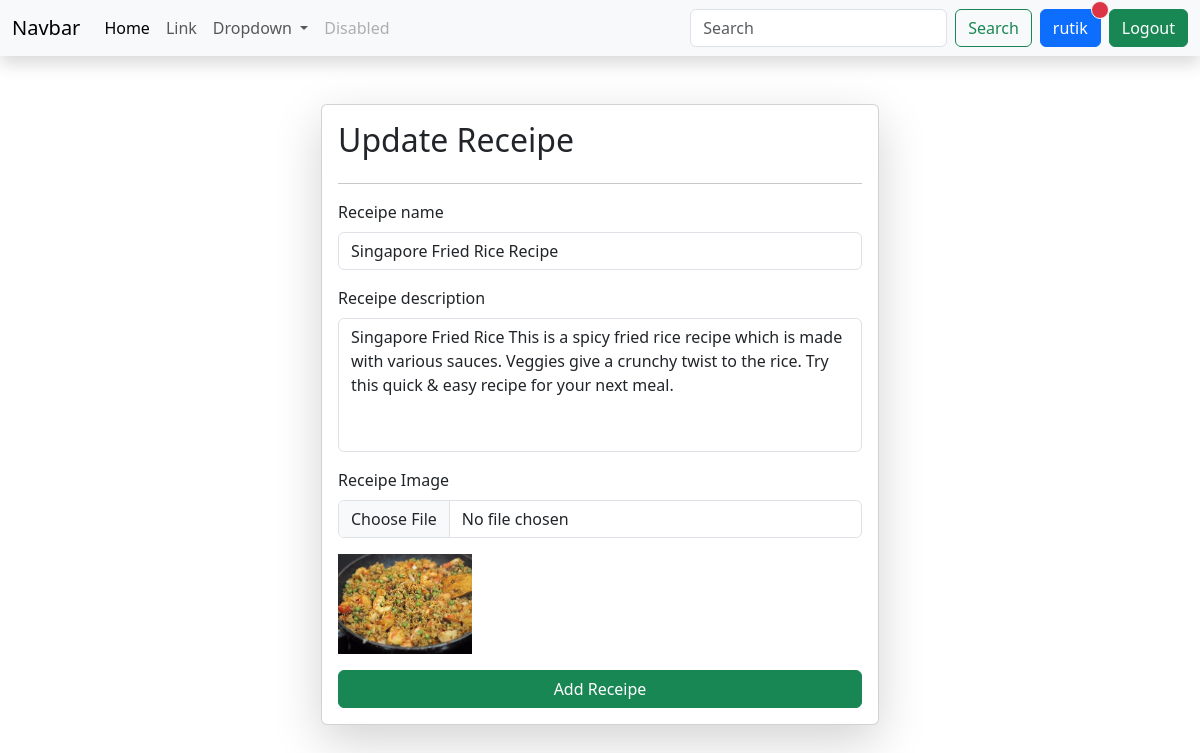
The page /update-receipe/2/ (signed in) on the database its author committed.
### base/models.py (models this page shows)
class Receipe(models.Model):
    user = models.ForeignKey(User, on_delete=models.SET_NULL, null= True, blank=True )
    receipe_name = models.CharField(max_length=100)
    receipe_description = models.TextField()
    receipe_image = models.ImageField(upload_to="receipe")

### base/views.py (the view, shortened to what this page needs)
# urls.py: path('update-receipe/<id>/', views.update_receipe, name="update_receipe"),
def update_receipe(request, id):
    queryset = Receipe.objects.get(id=id)
    context = {'receipe': queryset}
    return render(request, 'update_receipe.html', context)

### base/templates/update_receipe.html (shortened to what this page needs)
{% extends "base.html" %}
{% block body %}
<div class="container mt-5">
    <form class="col-6 mx-auto card p-3 shadow-lg" method="post" enctype="multipart/form-data">
        <h2>Update Receipe</h2>
        <hr>
        <div class="mb-3">
          <label for="exampleInputEmail1" class="form-label">Receipe name</label>
          <input type="text" value="{{receipe.receipe_name}}" class="form-control" name="receipe_name" required>
        </div>
        <div class="mb-3">
          <label for="exampleInputPassword1" class="form-label">Receipe description</label>
          <textarea class="form-control" id="textarea" cols='30' rows='5' name="receipe_description" required>{{receipe.receipe_description}}</textarea>
        </div>
        <div class="mb-3">
          <label for="exampleInputPassword1" class="form-label">Receipe Image</label>
          <input type="file" class="form-control" name="receipe_image">
        </div>
        <div class="mb-3">
            <img src="/media/{{receipe.receipe_image}}" alt="img" style="height:100px">
        </div>
        <button type="submit" class="btn btn-success">Add Receipe</button>
      </form>
</div>
{% endblock  %}

### templates/navbar.html (shortened to what this page needs)
<nav class="navbar navbar-expand-lg bg-body-tertiary shadow">
  <div class="container-fluid">
    <a class="navbar-brand" href="#">Navbar</a>
    <div class="collapse navbar-collapse" id="navbarSupportedContent">
      <ul class="navbar-nav me-auto mb-2 mb-lg-0">
        <li class="nav-item">
          <a class="nav-link active" aria-current="page" href="#">Home</a>
        </li>
        <li class="nav-item">
          <a class="nav-link" href="#">Link</a>
        </li>
        <li class="nav-item dropdown">
          <a
            class="nav-link dropdown-toggle"
            href="#"
            role="button"
            data-bs-toggle="dropdown"
            aria-expanded="false"
          >
            Dropdown
          </a>
        </li>
        <li class="nav-item">
          <a class="nav-link disabled" aria-disabled="true">Disabled</a>
        </li>
      </ul>
      <form class="d-flex" role="search">
        <input
          class="form-control me-2"
          type="search"
          placeholder="Search"
          aria-label="Search"
          name="search"
        />
        <button class="btn btn-outline-success" type="submit">Search</button>
      </form>
      {% if request.user.is_authenticated %}
      <button type="button" class="btn btn-primary position-relative mx-2">
        {{request.user}}
        <span
          class="position-absolute top-0 start-100 translate-middle p-2 bg-danger border border-light rounded-circle"
        >
        </span>
      </button>
      <a href="/logout/" class="btn btn-success">Logout</a>
      {% else %}
      <a href="/login/" class="btn btn-success mx-2">Login</a>
      <a href="/register/" class="btn btn-warning">Register</a>
      {% endif %}
    </div>
  </div>
</nav>

### static/css/style.css (style rules this page uses)
#textarea { resize: none; }

### rows shown on the page
Receipe: receipe_name "Singapore Fried Rice Recipe", receipe_description "Singapore Fried Rice This is a spicy fried rice recipe which is made with various sauces. Veggies give a crunchy twist to the rice. Try this quick & easy recipe for your next meal.", receipe_image (picture)

### other values the page prints
{{ request.user }} "rutik"
